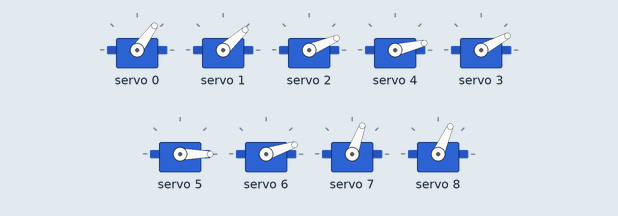
This program was run on a simulated Arduino Uno, built with avr-gcc and run on an emulated ATmega328P. Shown: 9 × servo.

Above: at 0.05 s.
At 0.8 s:
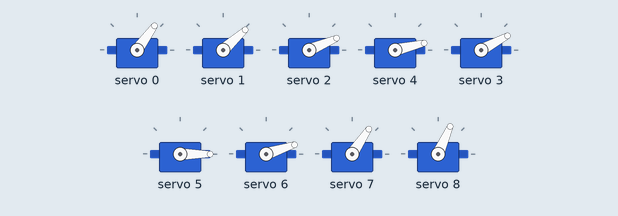
At 1.9 s:
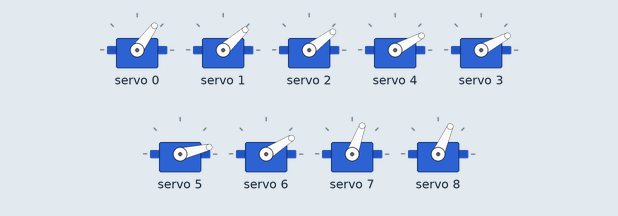
At 3.95 s:
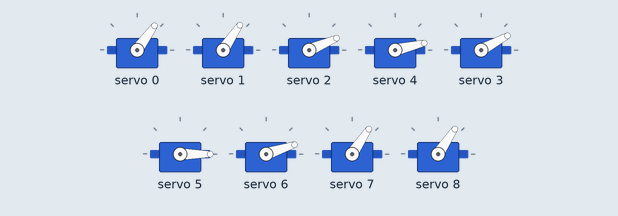
At 5.7 s:
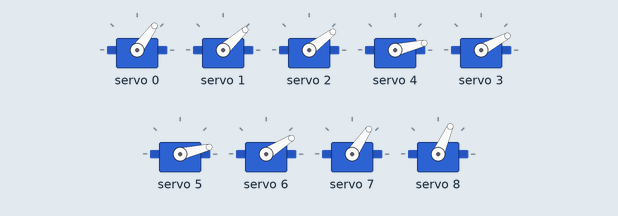
At 7.75 s:
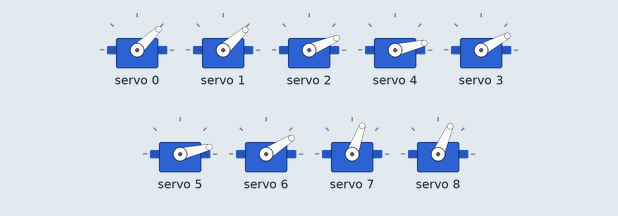
Timing chart, 0 to 10.1 s (numbered marks = the images above):
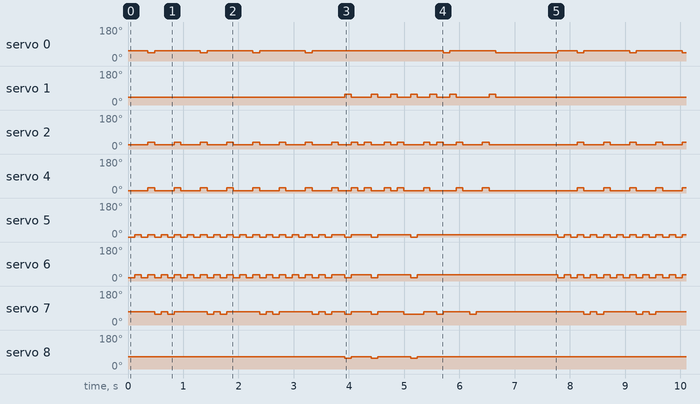

Measured:
- by itself, servo 0: repeats every 7.8 s: 3 × (54° 0.83 s, 44° 0.12 s), 54° 2.4 s, 44° 0.11 s, 54° 0.83 s, 44° 1.1 s, 54° 0.35 s, 44° 0.12 s
- by itself, servo 2: moves between 23° and 37°, repeating every 7.8 s
- by itself, servo 4: moves between 13° and 28°, repeating every 7.8 s
- by itself, servo 5: moves between 0° and 13°, repeating every 7.8 s
- by itself, servo 6: moves between 18° and 32°, repeating every 7.8 s
- by itself, servo 7: moves between 56° and 70°, repeating every 7.8 s
- by itself, servo 8: repeats every 7.8 s: 66° 0.36 s, 56° 0.12 s, 66° 0.59 s, 56° 0.12 s, 66° 6.5 s, 56° 0.12 s
- by itself, servo 1: repeats every 7.8 s: 42° 0.36 s, 56° 0.12 s, 42° 0.23 s, 56° 0.12 s, 42° 0.24 s, 2 × (56° 0.12 s, 42° 0.23 s), 56° 0.12 s, 42° 0.59 s, 56° 0.12 s, 42° 5.0 s, 56° 0.12 s

The program:

main.cpp
```cpp
#include <Arduino.h>
#include <Wire.h>
#include <Adafruit_PWMServoDriver.h>

Adafruit_PWMServoDriver pwm = Adafruit_PWMServoDriver();

#define CLOSED 180;
#define OPEN 210;
#define CLOSED_R 240;
#define OPEN_R 220;

int thumb_0 = CLOSED;
int index_1 = CLOSED;
int middle_2 = CLOSED;
int ring_3 = CLOSED;
int pinky_4 = CLOSED;
int pointer_5 = CLOSED;
int middle_6 = CLOSED;
int ring_7 = CLOSED;
int pinky_8 = CLOSED;

void set_note(int n);
void open_all();
void close_all();
void move_motors();

#define song_size 57
int timer[song_size] = {112, 112, 112, 112, 112, 112, 112, 112, 112, 112, 112, 112, 112, 112, 112, 112, 112, 112, 112, 112, 112, 112, 112, 112, 112, 112, 112, 112, 112, 112, 112, 112, 112, 112, 112, 112, 112, 112, 112, 112, 112, 112, 112, 112, 112, 112, 112, 112, 112, 112, 112, 112, 112, 112, 112, 112, 112};
int notes[song_size] = {76, 79, 76, 72, 75, 79, 75, 71, 76, 79, 76, 72, 75, 79, 75, 71, 76, 79, 76, 72, 75, 79, 75, 71, 76, 79, 76, 72, 75, 79, 75, 71, 79, 74, 71, 67, 71, 74, 79, 83, 86, 83, 78, 74, 78, 83, 86, 90, 91, 86, 83, 79, 78, 79, 83, 86, 91};
int iter = 0;

void setup() {
  Serial.begin(9600);
  pwm.begin();
  pwm.setPWMFreq(50);
}

void loop() {
  set_note(notes[iter]);
  move_motors();

  if (timer[iter] != 0){
    delay((int)(timer[iter]));
  } else{
    delay(1000);
  }
  iter++;
  if (iter > song_size - 1){
    iter = 0;
    delay(1000);
  }
}

void set_note(int n){
  // thumb_0 open for C5, Db5, C6, Db6, G6, Ab6, C7
  if (n == 72 || n == 73 || n == 84 || n == 85 || n == 91 || n == 92 || n == 96){
    thumb_0 = OPEN_R;
  } else{
    thumb_0 = CLOSED_R;
  }
  // index_1 open for Db5, D5, Db6, D6, Ab6, A6, Bb6
  if (n == 73 || n == 74 || n == 85 || n == 86 || n == 92 || n == 93 || n == 94){
    index_1 = OPEN;
  } else{
    index_1 = CLOSED;
  }
  // middle_2 open for Bb4, B4, C5, Db5, Bb5, B5, C6, Db6, F6, Gb6, Bb6, B6
  if (n == 70 || n == 71 || n == 72 || n == 73 || n == 82 || n == 83 || n == 84 || n == 85 || n == 89 || n == 90 || n == 94 || n == 95){
    middle_2 = OPEN;
  } else{
    middle_2 = CLOSED;
  }
  // ring_3 open for A4, Bb4, B4, C5, Db5, A5, Bb5, B5, C6, Db6, E6, A6, Bb6
  if (n == 69 || n == 70 || n == 71 || n == 72 || n == 73 || n == 81 || n == 82 || n == 83 || n == 84 || n == 85 || n == 88 || n == 93 || n == 94){
    ring_3 = OPEN;
  } else{
    ring_3 = CLOSED;
  }
  // pinky_4 closed for Ab4, Ab5, Eb6, Ab6, C7
    if (n == 68 || n == 80 || n == 87 || n == 92 || n == 96){
    pinky_4 = CLOSED;
  } else{
    pinky_4 = OPEN;
  }
  // pointer_5 closed for D4, Eb4, E4, F4, Bb4, D5, Eb5, E5, F5, Bb5, Eb6, E6, F6, A6, Bb6, C7
      if (n == 62 || n == 63 || n == 64 || n == 65 || n == 70 || n == 74 || n == 75 || n == 76 || n == 77 || n == 82 || n == 87 || n == 88 || n == 89 || n == 93 || n == 94 || n == 96){
    pointer_5 = CLOSED;
  } else{
    pointer_5 = OPEN;
  }
  // middle_6 closed for D4, Eb4, E4, D5, Eb5, E5, Eb6, E6
  if (n == 62 || n == 63 || n == 64 || n == 74 || n == 75 || n == 76 || n == 87 || n == 88){
    middle_6 = CLOSED;
  } else{
    middle_6 = OPEN;
  }
  // ring_7 closed for D4, Eb4, Gb4, D5, Eb5, Gb5, Eb6, Gb6
  if (n == 62 || n == 63 || n == 66 || n == 74 || n == 75 || n == 78 || n == 87 || n == 90){
    ring_7 = CLOSED;
  }  else{
    ring_7 = OPEN;
  }
  // pinky_8 open for D4, D5, C7
  if (n == 62 || n == 74 || n == 96){
    pinky_8 = OPEN_R;
  } else{
    pinky_8 = CLOSED_R;
  }
}

void open_all(){
  thumb_0 = OPEN_R;
  index_1 = OPEN;
  middle_2 = OPEN;
  ring_3 = OPEN;
  pinky_4 = OPEN;
  pointer_5 = OPEN;
  middle_6 = OPEN;
  ring_7 = OPEN;
  pinky_8 = OPEN_R;
}

void close_all(){
  thumb_0 = CLOSED_R;
  index_1 = CLOSED;
  middle_2 = CLOSED;
  ring_3 = CLOSED;
  pinky_4 = CLOSED;
  pointer_5 = CLOSED;
  middle_6 = CLOSED;
  ring_7 = CLOSED;
  pinky_8 = CLOSED_R;
}

void move_motors(){
  pwm.setPWM(0, 0, thumb_0 - 15);
  pwm.setPWM(1, 0, index_1 + 20);
  pwm.setPWM(2, 0, middle_2 - 20);
  pwm.setPWM(4, 0, ring_3 - 40);
  pwm.setPWM(3, 0, pinky_4 - 40);
  pwm.setPWM(5, 0, pointer_5 - 70);
  pwm.setPWM(6, 0, middle_6 - 30);
  pwm.setPWM(7, 0, ring_7 + 50);
  pwm.setPWM(8, 0, pinky_8 + 10);
}
```
